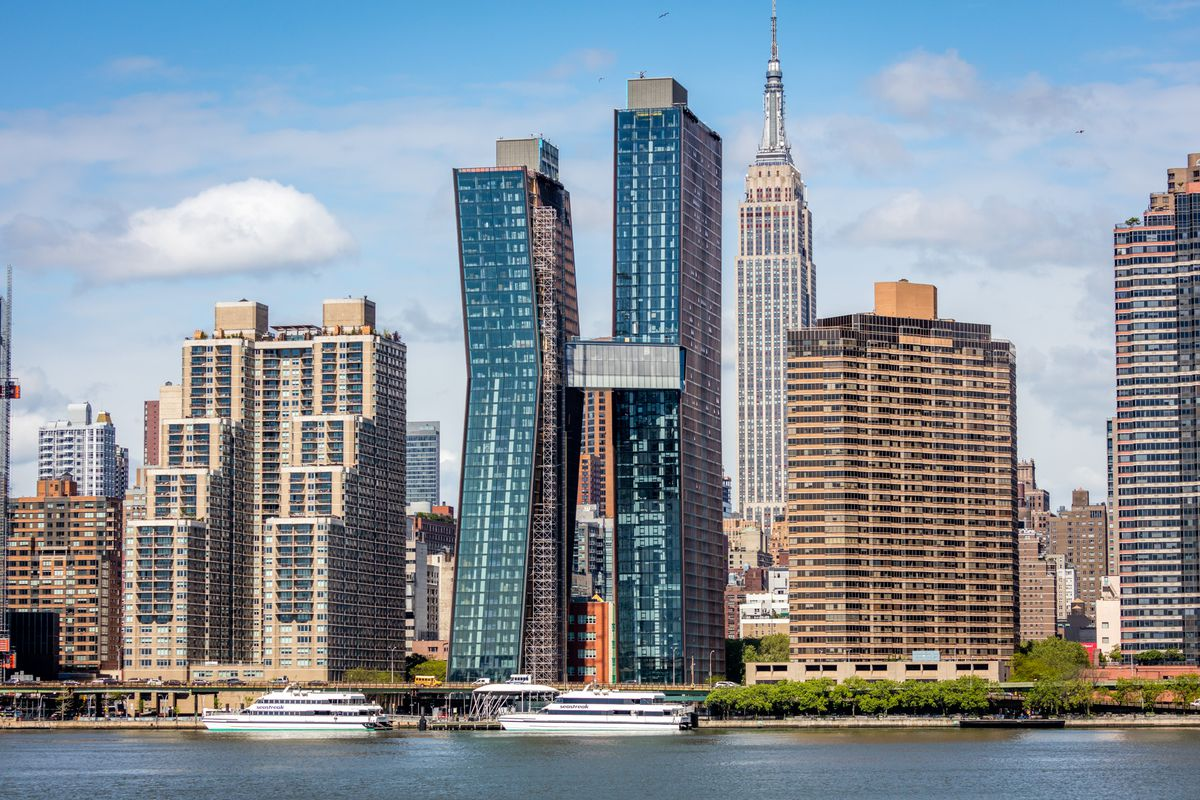
#> input picture Morfoloske_operacije/buildings.jpg, 1200 x 800 px
$ python gamma.py
#> lines starting #> are read from the running program, lines starting #| are printed output that depends on the picture
#> further down, image is the input picture: shape (800, 1200, 3); mean B, G, R 153.4, 144.1, 133.3
import cv2
import numpy as np

def gamma_correction(image, gamma):
#> called with gamma = 50
    image_normalized = image / 255.0
    corrected_image = np.power(image_normalized, 1 / gamma)
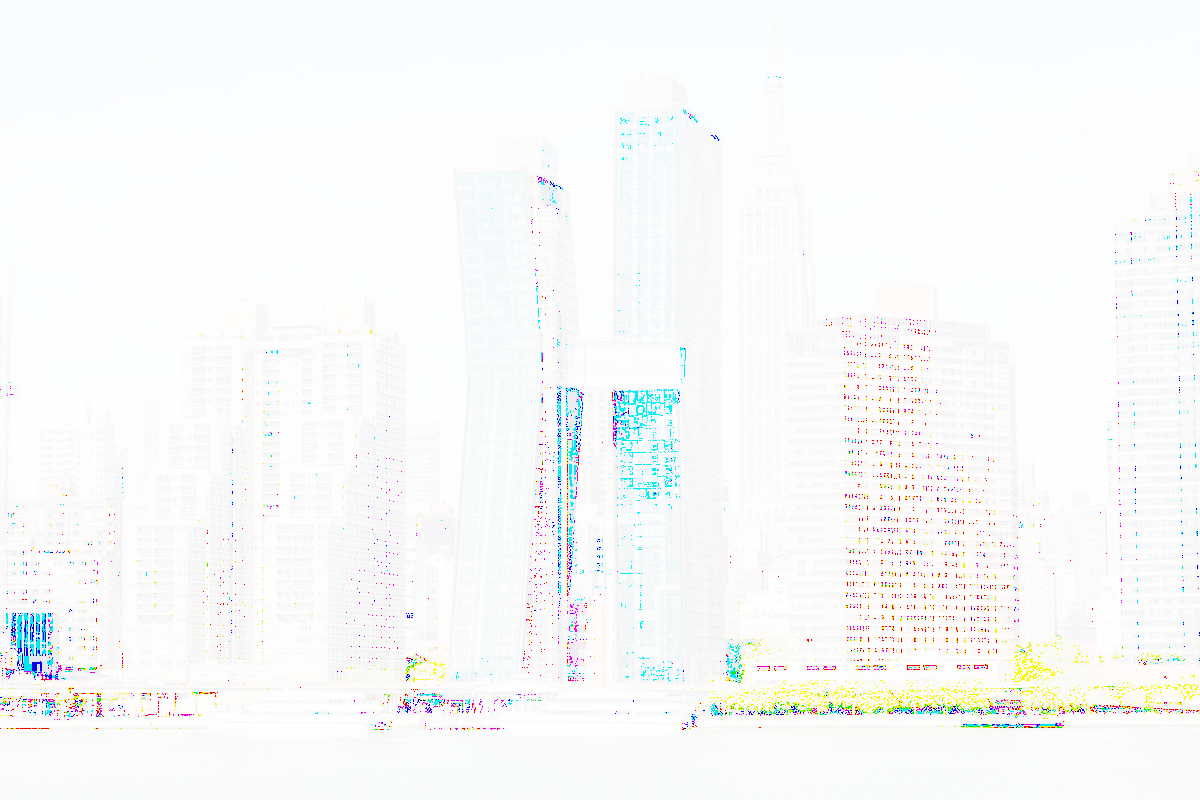
#> corrected_image: shape (800, 1200, 3) float64; mean B, G, R 0.98, 0.98, 0.977
    corrected_image = np.uint8(corrected_image * 255)
    return corrected_image

image = cv2.imread('buildings.jpg')


gamma = 3
corrected_image = gamma_correction(image, 50)

cv2.imshow('Original Image', image)
cv2.imshow('Gamma Corrected Image', corrected_image)
cv2.waitKey(0)
cv2.destroyAllWindows()

$ run again, with Morfoloske_operacije/s58Hl.jpg copied over Morfoloske_operacije/buildings.jpg
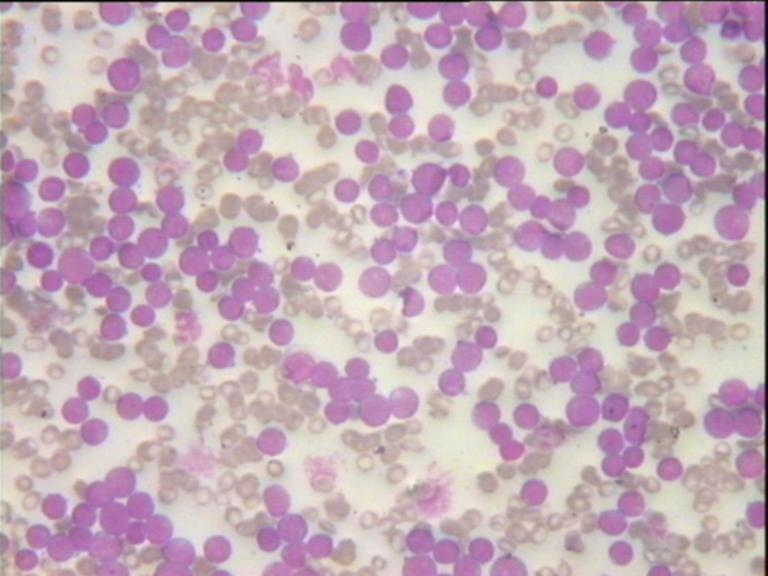
#> input picture Morfoloske_operacije/s58Hl.jpg, 768 x 576 px
#> image is the input picture: shape (576, 768, 3); mean B, G, R 184, 171.7, 196
#> in gamma_correction, `corrected_image = np.power(image_normalized, 1 / gamma)`:
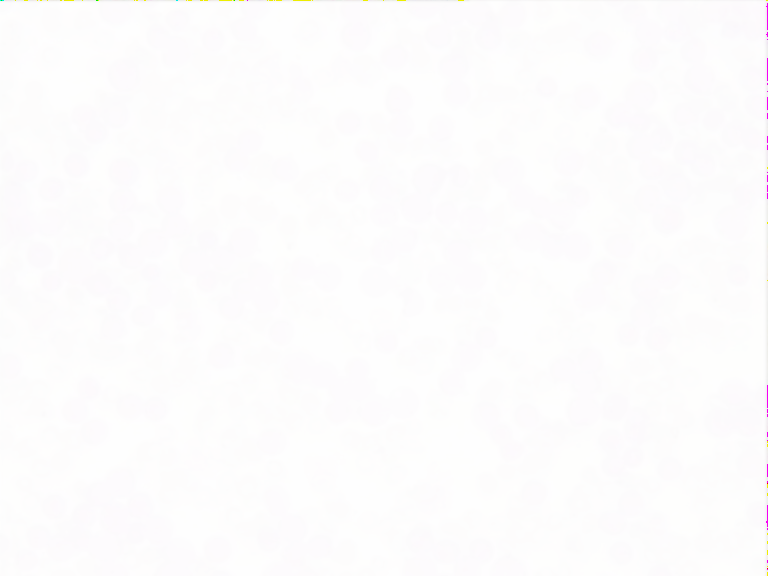
#> corrected_image: shape (576, 768, 3) float64; mean B, G, R 0.993, 0.991, 0.994
